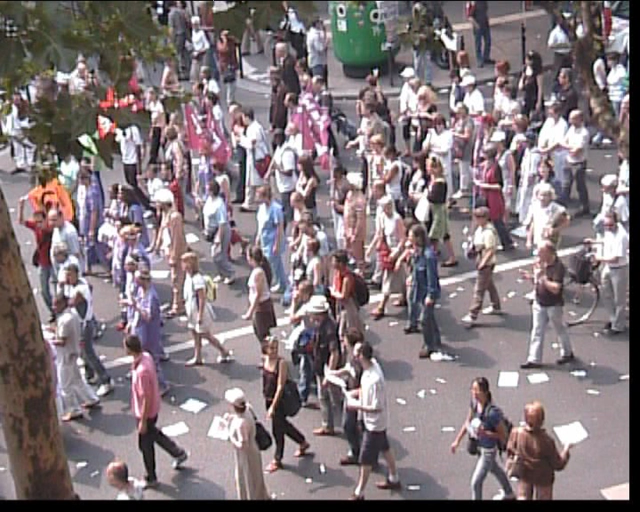
%> input picture detectiondata/Scene7/frame0001.jpg, 1280 x 1024 px (shown at 1/2 size); its folder holds 4 pictures in this run; the run also reads 2 pictures not shown here
$ octave pipeline_example.m   (GNU Octave 9; MATLAB toolbox functions it lacks are replaced by stand-ins)
%> lines starting %> are read from the running program, lines starting %| are printed output that depends on the picture
%> the loop in readframes, `for i = 1:length(frames)` made 5 passes
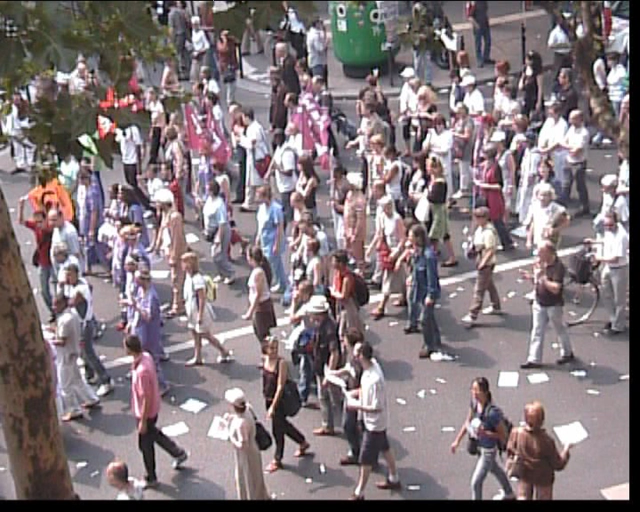
%> input picture detectiondata/Scene7/frame0001.jpg, 1280 x 1024 px (shown at 1/2 size)
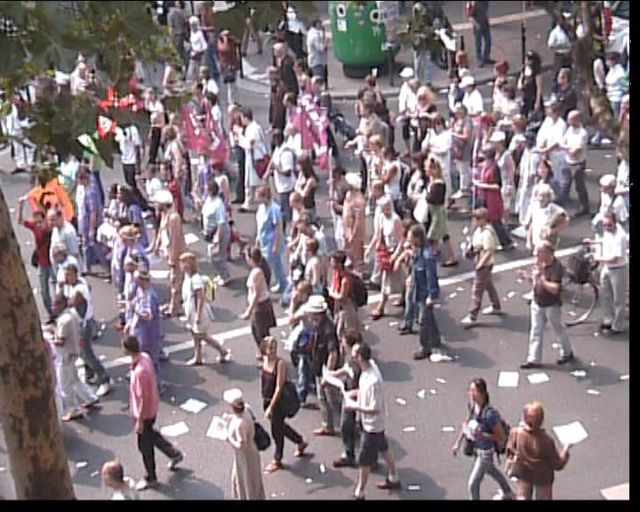
%> input picture detectiondata/Scene7/frame0002.jpg, 1280 x 1024 px (shown at 1/2 size)
%> pass 3, in imagesread (call 3), `im = imread(sprintf(videoinfo.pattern, videoinfo.frames(frame))) ;`:
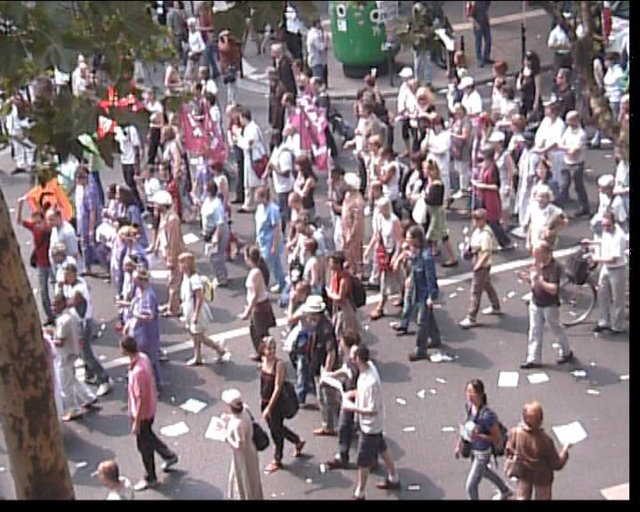
%> im: size 1024x1280x3 uint8 (shown at 1/2 size); mean R, G, B 129.6, 117.5, 121.9
### klttracking/datareaders/imageread.m
function im = imagesread(videoinfo, frame)
%%%% Modified by Visesh Chari, May 10 2013
if length(videoinfo.frames) == 3
    frame = videoinfo.start + (frame-1) * videoinfo.stepsz
    im = imread(sprintf(videoinfo.pattern, frame));
else
	sprintf(videoinfo.pattern, videoinfo.frames(frame))
%> the run ends on the next line
	im = imread(sprintf(videoinfo.pattern, videoinfo.frames(frame))) ;
end

### klttracking/datareaders/readframes.m
function ims = readframes(mediainfo, readframe, frames)
    ims = cell(1, length(frames));
    for i = 1:length(frames)
        ims{i} = readframe(mediainfo, frames(i));
    end
end

### klttracking/datareaders/getimagesinfo.m
function info = getimagesinfo(pattern, frames, name, stepsz)
    if nargin < 3, name = strrep(pattern, filesep, '_'); end
	if nargin < 4, stepsz = 5; end
    info = [];
    info.pattern = pattern;
    info.name = name;
    if frames == -1
        i = 1;
		info.stepsz = stepsz ;
		info.start = 1 ;
        while exist(sprintf(pattern, i), 'file')
            i = i + info.stepsz; %%%%%% Modified, Visesh Chari May 10, 2013
        end
        info.maxframe = i - 1;
	elseif length(frames) == 3
		info.stepsz = frames(3) ;
		info.start = 1 ;
		info.frames = frames ;
	else
		info.stepsz = 1 ;
		info.start = frames(1) ;
		info.frames = frames ;
    end
end

### klttracking/pipeline_fullvid.m
function pipeline_fullvid(mediainfo, readframe, detector, output_folder, frames, klt_tracking, conf_thresh, klt_mask)
% function pipeline_fullvid(mediainfo, readframe, detector, output_folder, frames, klt_tracking, conf_thresh, klt_mask)

if nargin < 7, conf_thresh = -0.9; end
if nargin < 8, klt_mask = []; end

chunk_size = 60;

% if frames = -1 then treat whole video
if frames == -1
    s1 = 1;
    s2 = mediainfo.maxframe;
else
	if length(frames) == 3
		s1 = frames(1);
		s2 = frames(2);
	else
		s1 = 1;
		s2 = length(frames) ;
	end
end
imgs_frames = s1:s2;

if isdeployed, maxNumCompThreads(1); end

videoName         = mediainfo.name;
videoString       = sprintf('%s_%07d_%07d', videoName, s1, s2);
datadir           = fullfile(output_folder, videoName);
fprintf('Processing video %s, producing results in %s\n', videoName, datadir);

if ~exist(datadir, 'file')
    mkdir(datadir);
end

%%% SHOT DETECTION %%%%%%%%%%%%%%%%%%%%%%%%%%%%%%%%%%%%%%%%%%%%%%%%%%%%%%%%
shotfname       = fullfile(datadir, [videoString '_shots.txt']);
if ~exist(shotfname, 'file')
    fprintf('Detecting shots\n');
    shots      = s1

    for chunk_start = s1:(chunk_size - 2):s2
        chunk_end = min(chunk_start + chunk_size - 1, s2);
        fprintf('Loading frames from %d to %d...\n', chunk_start, chunk_end);

        chunk_frames = chunk_start:chunk_end
        imgs = readframes(mediainfo, readframe, chunk_frames);

        % getting the shot changes
		if length(frames) > 3
			shot_change = find( (frames(chunk_frames(2:end))-frames(chunk_frames(1:end-1))) > 1 ) ;
			shots       = [shots, chunk_frames(shot_change)+1];
			shots		= [shots, chunk_end+1] ;
		else
        	B           = cell2mat(cellfun(@(x) histc(x(:), 0:255), imgs, 'UniformOutput', false));
        	shot_change = find( sum(abs(diff(B, 1, 2)), 1) > 1.03 * mean(sum(abs(diff(B, 1, 2)), 1)) )
			if ~isempty(shot_change)
				shots       = [shots, chunk_frames(shot_change(1))+1];
				keyboard ;
			end
		end
    end

    shots(end+1) = s2 + 1; % Hack : add lastframe+1 as a shot starting frame
    shots = unique(shots) ;
    %%%% % rewrite shots to read as S(1,i) = start frame / S(2,i) = end frame for shot i
    %%%% shots = [shots(1:end-1) ; shots(2:end) - 1]
	%%%% idx = find( ( shots(2, :) - shots(1, :) ) < 20 ) ;
	%%%% shots(1, idx+1) = shots(2, idx-1) + 1 ;
	%%%% shots(:, idx) = [] ;
	%%%% idx = find( ( shots(2, :) - shots(1, :) ) > 30 ) ;
	%%%% for i = length(idx) : -1 : 1
	%%%% 	val = shots(2, idx(i))-shots(1, idx(i)) ;
	%%%% 	tmp = [] ;
	%%%% 	curr = shots(1, idx(i)) ;
	%%%% 	while( (val/30) > 1.0 )
	%%%% 		tmp = [tmp [curr; curr+30]] ;
	%%%% 		curr = curr + 31 ;
	%%%% 		val = val - 30 ;
	%%%% 	end
	%%%% 	shots(:, idx(i)) = tmp ;
	%%%% end

	%%% Shots need to be computed every 10 frames. Works better for
	%%% this set of videos.
	shots = [] ;
	for tmp = 1:10:s2
		if tmp == s2
			continue ;
		end
		shots = [shots [tmp;min(tmp+15,s2)]] ;
	end
	shots(end) = s2 ;
	write_shots(shots, shotfname);
end

shots = read_shots(shotfname);
ln = length(shots) ;
if size(shots, 2) == 1
	shots = [shots [0;0]] ;
	ln = 1 ;
end

for shot = 1:ln
    s1 = shots(1, shot);
    s2 = shots(2, shot);
    shotString = sprintf('%s_%07d_%07d', videoName, s1, s2);
    fprintf('Processing shot %d with frames %d-%d\n', shot, s1, s2);

    %%% DETECTION %%%%%%%%%%%%%%%%%%%%%%%%%%%%%%%%%%%%%%%%%%%%%%%%%%%%%%%%%%%%%
    detfname        = fullfile(datadir, [shotString '_dets.txt']);

    if ~exist(detfname, 'file')
        det       = [];
        fprintf('Computing detections\n');

        for chunk_start = s1:chunk_size:s2
			s2
            chunk_end = min(chunk_start + chunk_size - 1, s2)
			if chunk_start > s2
				keyboard ;
			end
            imgs = readframes(mediainfo, readframe, chunk_start:chunk_end);

            for f = chunk_start:chunk_end
                fprintf('\tFrame %d in [%d,%d]\r', f, s1, s2);

                bbs = detector(mediainfo, imgs{f - chunk_start + 1}, f);

                % get the number of detections
                [n , ~] = size(bbs);

                for j = 1:n
                    det(end + 1).frame = f;
                    det(end).conf      = bbs(j, end);
                    det(end).rect      = bbs(j, 1:4);
                end
            end
        end
        fprintf('\n');

        writetracks(det, detfname);
    end

%%%% %%%%% New code for parallelizing starts from here
%%%% end
%%%%
%%%% s1 = {} ;
%%%% s2 = {} ;
%%%% dets = {} ;
%%%% startshot = 0 ;
%%%% for shot = 1:ln
%%%% 	s1{shot-startshot} = shots(1, shot) ;
%%%% 	s2{shot-startshot} = shots(2, shot) ;
%%%% 	shotString = sprintf('%s_%07d_%07d', videoName, s1{shot-startshot}, s2{shot-startshot});
%%%% 	detfname = [datadir '/' shotString '_dets.txt'];
%%%% 	detfname
%%%% 	dets{shot-startshot} = readtracks(detfname) ;
%%%%
%%%% 	if ~rem(shot, 15)
%%%% 		tracks = APT_run( 'group_klt', dets, s1, s2, {klt_mask}, {datadir}, {mediainfo}, ...
%%%% 					'UseCluster', 1, 'NJobs', 15, 'ClusterID', 2, 'Memory', 27000 ) ;
%%%%
%%%% 		for st = (startshot+1):shot
%%%% 			shotString = sprintf('%s_%07d_%07d', videoName, s1{st-startshot}, s2{st-startshot});
%%%% 			trackfname = fullfile(datadir, [shotString '_tracks.txt']) ;
%%%%
%%%% 			if ~exist(trackfname, 'file') && exist(detfname, 'file')
%%%% 				writetracks(tracks{st-startshot},trackfname);
%%%% 			end
%%%% 		end
%%%% 		startshot = shot ;
%%%% 		s1 = {} ;
%%%% 		s2 = {} ;
%%%% 		dets = {} ;
%%%% 	end
%%%% end
%%%%
%%%% tracks = APT_run( 'group_klt', dets, s1, s2, {klt_mask}, {datadir}, {mediainfo}, ...
%%%% 			'UseCluster', 1, 'NJobs', 5, 'ClusterID', 2, 'Memory', 27000 ) ;
%%%%
%%%% for st = (startshot+1):shot
%%%% 	shotString = sprintf('%s_%07d_%07d', videoName, s1{st-startshot}, s2{st-startshot});
%%%% 	trackfname = fullfile(datadir, [shotString '_tracks.txt']) ;
%%%%
%%%% 	if ~exist(trackfname, 'file') && exist(detfname, 'file')
%%%% 		writetracks(tracks{st-startshot},trackfname);
%%%% 	end
%%%% end

%%%%%
%%%%% IF USING APT, COMMENT LINES STARTING FROM HERE
    %%% ACTUAL TRACKING CODE %%%%%%%%%%%%%%%%%%%%%%%%%%%%%%%%%%%%%%%%%%%%%%
    trackfname = fullfile(datadir, [shotString '_tracks.txt']);

    if ~exist(trackfname, 'file') && exist(detfname, 'file')
        % read saved detections
        detfname = [datadir '/' shotString '_dets.txt'];
        det      = readtracks(detfname);

        % idx = [det.conf] > conf_thresh;
        % det = det(idx);

        fprintf('Tracking start: read %d detections from %s\n', length(det), detfname);

        if klt_tracking % use KLT tracker
            tracks = group_klt(det, s1, s2, klt_mask, datadir, mediainfo, readframe);
        else            % track bounding boxes
            tracks = group_dets(det);
        end

        % write tracks to file
        writetracks(tracks,trackfname);
    end

     %%% POST-PROCESSING %%%%%%%%%%%%%%%%%%%%%%%%%%%%%%%%%%%%%%%%%%%%%%%%%%%%%%%
     proctrackfname = fullfile(datadir, [shotString '_processedtracks.txt']);

     if ~exist(proctrackfname, 'file') && exist(trackfname, 'file')
         % read saved tracks
         trackfname = [datadir '/' shotString '_tracks.txt'];
         tracks = readtracks(trackfname);

         fprintf('Post-processing start: read %d tracks with %d detections from %s\n', length(unique([tracks.track])), length(tracks), trackfname);

         % process tracks
         proctracks = processtracks(tracks);

         % write processed tracks to file
         writetracks(proctracks, proctrackfname);
     end
end
%%%%% TO HERE // IF USING APT, COMMENT TILL HERE

### klttracking/startup.m

if ~isdeployed
	addpath(fullfile('./', '.'));
	addpath(fullfile('./', 'klt'));
	addpath(fullfile('./', 'mex'));
	addpath(fullfile('./', 'utils'));
	addpath(fullfile('./', 'ubDetection'));
	addpath(fullfile('./', 'faceDetection'));
	addpath(fullfile('./', 'datareaders'));
end

### klttracking/pipeline_example.m
%
% illustration of running person detection+tracking pipeline on dumped images

startup;

pattern       = '../detectiondata/Scene7/frame%04d.jpg';
sequence_name = 'Scene7';
output_folder = 'test-dir-out';
frames        = [1:56];
klt_tracking  = 1;

%merging_params = read_merging_params;
merging_params = [] ;

detector = @(mi, im, frame) DetectStillImage(...
                                             im, ...
                                             mi.start+mi.stepsz*(frame-1), ...
											 '../detectiondata/Scene7/Detections_PerFrame_five%04d.mat', ...
                                             '', ...
                                             merging_params);

videoinfo = getimagesinfo(pattern, frames, sequence_name, 1);
pipeline_fullvid(videoinfo, @imageread, detector, output_folder, frames, klt_tracking, -0.9);
